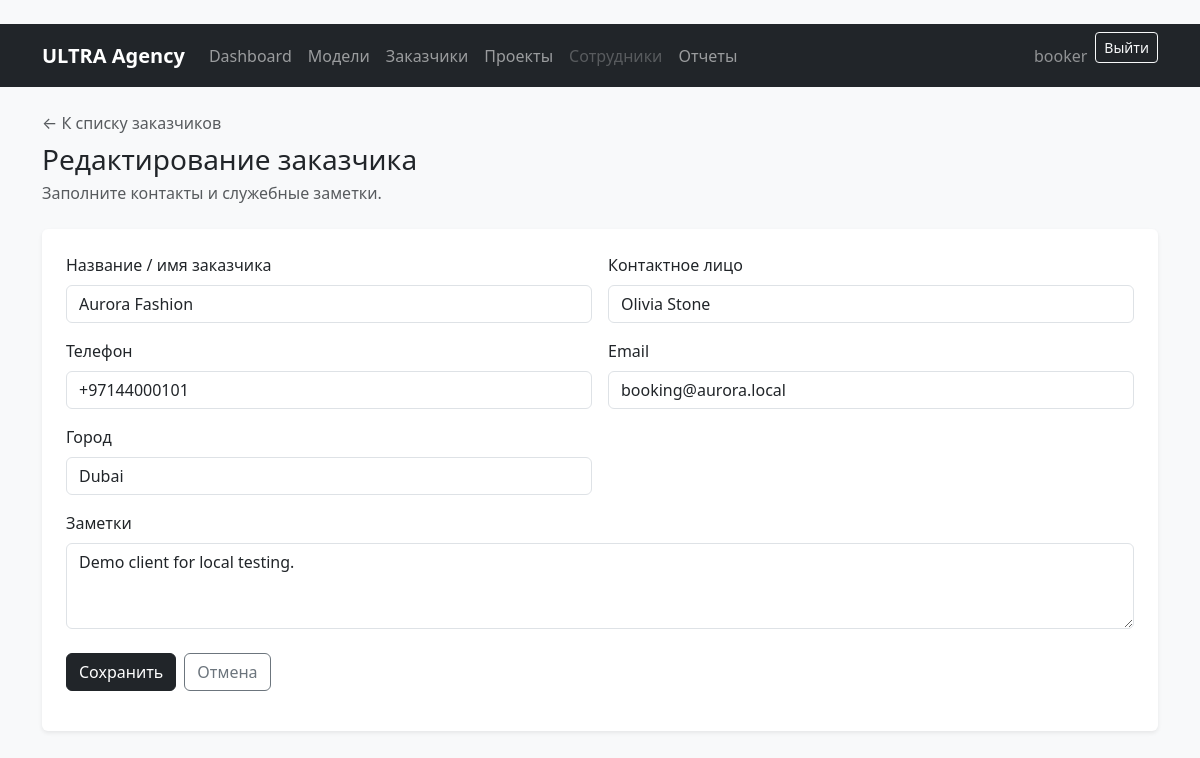
/clients/1/edit/ (signed in), run on the app's committed database.
### clients/models.py (models this page shows, shortened)
class Client(models.Model):
    name = models.CharField('Название / имя заказчика', max_length=150)
    contact_person = models.CharField('Контактное лицо', max_length=120, blank=True)
    phone = models.CharField('Телефон', max_length=30, blank=True)
    email = models.EmailField('Email', blank=True)
    city = models.CharField('Город', max_length=100, blank=True)
    notes = models.TextField('Заметки', blank=True)
    created_at = models.DateTimeField('Дата добавления', auto_now_add=True)
    updated_at = models.DateTimeField('Дата обновления', auto_now=True)
    class Meta:
        verbose_name = 'Заказчик'
        verbose_name_plural = 'Заказчики'
        ordering = ['name']

### clients/views.py (the view, shortened to what this page needs)
# urls.py: path('<int:pk>/edit/', ClientUpdateView.as_view(), name='client_update'),
class ClientUpdateView(RoleRequiredMixin, UpdateView):
    model = Client
    form_class = ClientForm
    template_name = 'clients/client_form.html'
    context_object_name = 'client'
    allowed_roles = PROJECT_CRUD_ROLES

### clients/forms.py
class ClientForm(forms.ModelForm):
    class Meta:
        model = Client
        fields = ['name', 'contact_person', 'phone', 'email', 'city', 'notes']
        widgets = {
            'notes': forms.Textarea(attrs={'rows': 3}),
        }
    def __init__(self, *args, **kwargs):
        super().__init__(*args, **kwargs)
        apply_bootstrap_styles(self)

### core/form_utils.py (called while the page is built)
def apply_bootstrap_styles(form):
    for field in form.fields.values():
        widget = field.widget
        if isinstance(widget, forms.HiddenInput):
            continue
        if isinstance(widget, (forms.CheckboxInput, forms.CheckboxSelectMultiple)):
            css_class = 'form-check-input'
        elif isinstance(widget, forms.Select):
            css_class = 'form-select'
        elif isinstance(widget, forms.ClearableFileInput):
            css_class = 'form-control'
        else:
            css_class = BOOTSTRAP_CLASS
        existing = widget.attrs.get('class', '')
        widget.attrs['class'] = f'{existing} {css_class}'.strip()

### core/mixins.py (called while the page is built)
    def test_func(self):
        return user_has_any_role(self.request.user, self.allowed_roles)

### core/permissions.py (called while the page is built)
def get_user_role(user):
    if not user.is_authenticated or not user.is_active:
        return None
    if user.is_superuser:
        return ROLE_ADMIN
    try:
        profile = user.employee_profile
    except EmployeeProfile.DoesNotExist:
        return None
    if not profile.is_active:
        return None
    return profile.role

def user_has_any_role(user, roles):
    role = get_user_role(user)
    return role in roles

### templates/clients/client_form.html (shortened to what this page needs)
{% extends 'base.html' %}
{% block content %}
<div class="d-flex justify-content-between align-items-start mb-4">
    <div>
        <a class="text-muted text-decoration-none" href="{% url 'clients:client_list' %}">← К списку заказчиков</a>
        <h1 class="h3 mt-2 mb-1">{% if client %}Редактирование заказчика{% else %}Новый заказчик{% endif %}</h1>
        <p class="text-muted mb-0">Заполните контакты и служебные заметки.</p>
    </div>
</div>
<div class="card border-0 shadow-sm">
    <div class="card-body p-4">
        <form method="post" novalidate>
            <div class="row g-3">
                {% for field in form %}
                    <div class="col-md-{% if field.name == 'notes' %}12{% else %}6{% endif %}">
                        <label class="form-label" for="{{ field.id_for_label }}">{{ field.label }}</label>
                        {{ field }}
                    </div>
                {% endfor %}
            </div>
            <div class="d-flex gap-2 mt-4">
                <button class="btn btn-dark" type="submit">Сохранить</button>
                <a class="btn btn-outline-secondary" href="{% if client %}{% url 'clients:client_detail' client.pk %}{% else %}{% url 'clients:client_list' %}{% endif %}">Отмена</a>
            </div>
        </form>
    </div>
</div>
{% endblock %}

### templates/base.html (shortened to what this page needs)
﻿{% load static %}
<!doctype html>
<html lang="ru">
<head>
    <link href="https://cdn.jsdelivr.net/npm/bootstrap@5.3.3/dist/css/bootstrap.min.css" rel="stylesheet">
</head>
<body class="bg-light">
<nav class="navbar navbar-expand-lg navbar-dark bg-dark">
    <div class="container">
        <a class="navbar-brand fw-semibold" href="{% url 'dashboard' %}">ULTRA Agency</a>
        <div class="collapse navbar-collapse" id="mainNavbar">
            <ul class="navbar-nav me-auto mb-2 mb-lg-0">
                <li class="nav-item">
                    <a class="nav-link" href="{% url 'dashboard' %}">Dashboard</a>
                </li>
                <li class="nav-item">
                    <a class="nav-link" href="{% url 'models_app:model_list' %}">Модели</a>
                </li>
                <li class="nav-item">
                    <a class="nav-link" href="{% url 'clients:client_list' %}">Заказчики</a>
                </li>
                <li class="nav-item">
                    <a class="nav-link" href="{% url 'projects:project_list' %}">Проекты</a>
                </li>
                <li class="nav-item">
                    {% if user.is_superuser or user.employee_profile.role == 'director' or user.employee_profile.role == 'admin' %}
                        <a class="nav-link" href="{% url 'employees:employee_list' %}">Сотрудники</a>
                    {% else %}
                        <a class="nav-link disabled" href="#">Сотрудники</a>
                    {% endif %}
                </li>
                <li class="nav-item">
                    <a class="nav-link" href="{% url 'reports:reports' %}">Отчеты</a>
                </li>
            </ul>
            <div class="d-flex align-items-center gap-2">
                {% if user.is_authenticated %}
                    <span class="navbar-text text-white-50">{{ user.get_username }}</span>
                    <form method="post" action="{% url 'logout' %}">
                        <button class="btn btn-outline-light btn-sm" type="submit">Выйти</button>
                    </form>
                {% else %}
                    <a class="btn btn-outline-light btn-sm" href="{% url 'login' %}">Войти</a>
                {% endif %}
            </div>
        </div>
    </div>
</nav>
<main class="container py-4">
    {% block content %}{% endblock %}
</main>
</body>
</html>

### data on the page
Client: form "Aurora Fashion" "Olivia Stone" "+97144000101" "booking@aurora.local" "Dubai" "Demo client for local testing."

### other printed values
{{ user.get_username }} "booker"
{{ field.label }} "Название / имя заказчика" "Контактное лицо" "Телефон" "Email" "Город" "Заметки"
